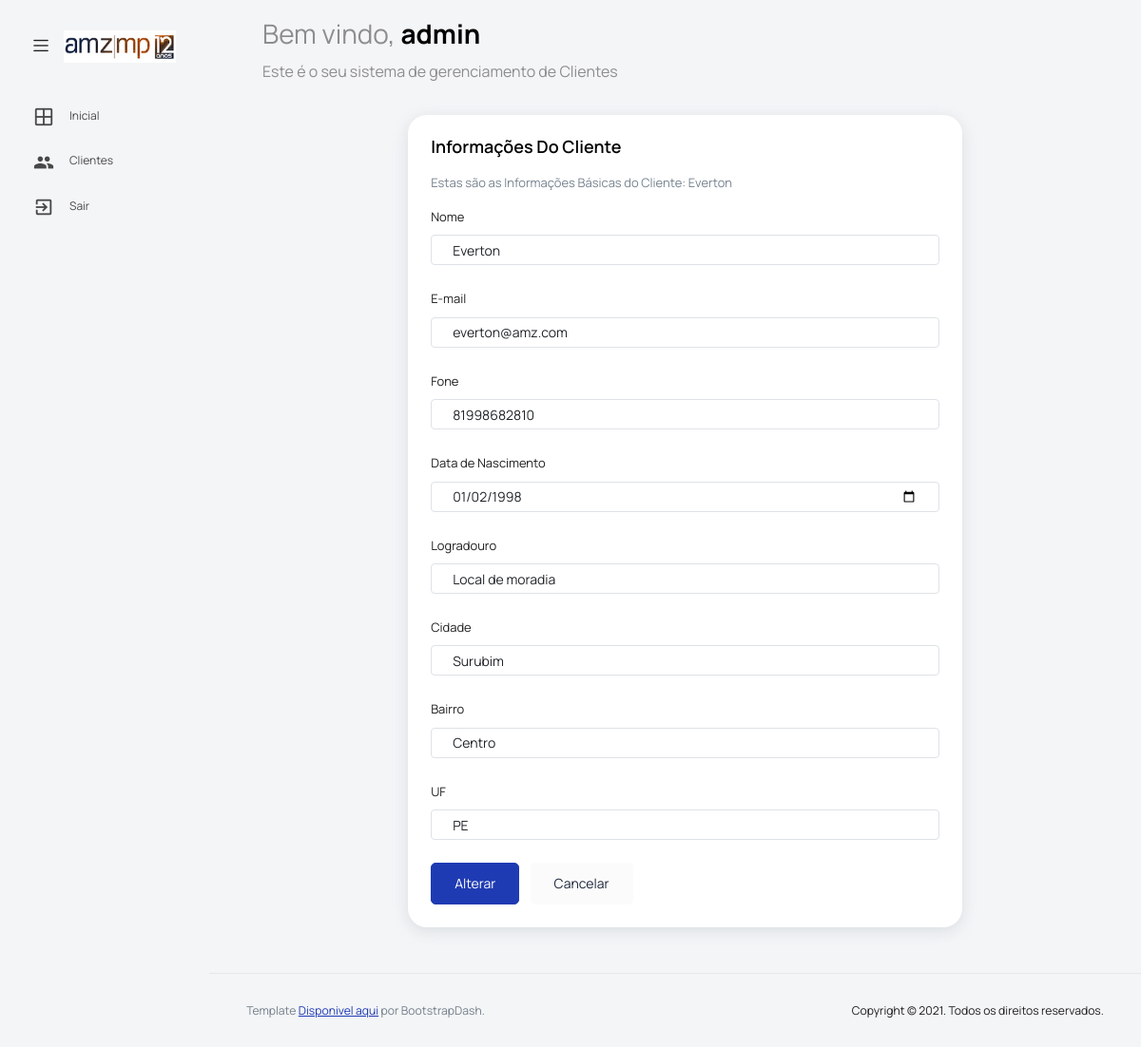
/template/alterarCliente.php?id=1 (signed in), run on the app's committed database.
### tables this page shows
CREATE TABLE `client` (
  `id` int(11) NOT NULL,
  `nome` varchar(150) NOT NULL,
  `email` varchar(150) NOT NULL,
  `fone` varchar(20) NOT NULL,
  `dataNasc` date NOT NULL,
  `logradouro` varchar(200) NOT NULL,
  `cidade` varchar(50) NOT NULL,
  `bairro` varchar(20) NOT NULL,
  `uf` varchar(20) NOT NULL
);

### template/class/Funcoes.class.php (called while the page is built, shortened)
<?php
abstract class Lista
{
	static function Cliente($id){
		try {
			$pdo = BancoDados::conectar();
			$cliente = $pdo->prepare('SELECT * FROM client WHERE id = :id');
            $cliente->bindValue(':id',$id);
			$cliente->execute();
			$cliente = $cliente->fetch(PDO::FETCH_OBJ);
			return $cliente;
		} catch (PDOException $e) {
			echo "Error: ".$e->getMessage();
		}
	}
}
?>

### template/alterarCliente.php (the view, shortened to what this page needs)
<?php
  require_once 'class/Funcoes.class.php';
  $cliente = Lista::Cliente($_GET['id']);
?>
<!DOCTYPE html>
<html lang="en">
  <head>
    <link rel="stylesheet" href="vendors/feather/feather.css" />
    <link rel="stylesheet" href="vendors/mdi/css/materialdesignicons.min.css" />
    <link rel="stylesheet" href="vendors/ti-icons/css/themify-icons.css" />
    <link rel="stylesheet" href="vendors/typicons/typicons.css" />
    <link
      rel="stylesheet"
      href="vendors/simple-line-icons/css/simple-line-icons.css"
    />
    <link rel="stylesheet" href="vendors/css/vendor.bundle.base.css" />
    <link
      rel="stylesheet"
      href="vendors/datatables.net-bs4/dataTables.bootstrap4.css"
    />
    <link rel="stylesheet" href="js/select.dataTables.min.css" />
    <link rel="stylesheet" href="css/vertical-layout-light/style.css" />
  </head>
  <body>
    <div class="container-scroller">
      <nav
        class="navbar default-layout col-lg-12 col-12 p-0 fixed-top d-flex align-items-top flex-row"
      >
        <div
          class="text-center navbar-brand-wrapper d-flex align-items-center justify-content-start"
        >
          <div class="me-3">
            <button
              class="navbar-toggler navbar-toggler align-self-center"
              type="button"
              data-bs-toggle="minimize"
            >
              <span class="icon-menu"></span>
            </button>
          </div>
          <div>
            <a class="navbar-brand brand-logo" href="index.php">
              <img src="images/logo.jpg" alt="logo" />
            </a>
          </div>
        </div>
        <div class="navbar-menu-wrapper d-flex align-items-top">
          <ul class="navbar-nav">
            <li class="nav-item font-weight-semibold d-none d-lg-block ms-0">
              <h1 class="welcome-text">
                Bem vindo, <span class="text-black fw-bold"><?php echo $_SESSION['Name']; ?></span>
              </h1>
              <h3 class="welcome-sub-text">
                Este é o seu sistema de gerenciamento de Clientes
              </h3>
            </li>
          </ul>
        </div>
      </nav>
      <div class="container-fluid page-body-wrapper">
        <nav class="sidebar sidebar-offcanvas" id="sidebar">
          <ul class="nav">
            <li class="nav-item">
              <a class="nav-link" href="index.php">
                <i class="mdi mdi-grid-large menu-icon"></i>
                <span class="menu-title">Inicial</span>
              </a>
            </li>
            <li class="nav-item">
              <a class="nav-link" href="clientes.php">
                <i class="menu-icon mdi mdi-account-multiple"></i>
                <span class="menu-title">Clientes</span>
              </a>
            </li>
            <li class="nav-item">
            <a class="nav-link" href="../doLogout.php">
              <i class="menu-icon mdi mdi-exit-to-app"></i>
              <span class="menu-title">Sair</span>
            </a>
          </li>
          </ul>
        </nav>
        <div class="main-panel">
          <div class="content-wrapper">
            <div class="row">
              <div class="col-2"></div>
              <div class="col-8 grid-margin stretch-card">
                <div class="card">
                  <div class="card-body">
                    <h4 class="card-title">Informações do Cliente</h4>
                    <p class="card-description">
                      Estas são as Informações Básicas do Cliente: <?php echo $cliente->nome; ?>
                    </p>
                    <form class="forms-sample" action="class/controle.php" method="POST">
                      <div class="form-group">
                        <label for="nome">Nome</label>
                        <input type="text" class="form-control" value="<?php echo $cliente->nome; ?>" name="nome" id="nome" placeholder="Nome">
                      </div>
                      <div class="form-group">
                        <label for="email">E-mail</label>
                        <input type="email" class="form-control" value="<?php echo $cliente->email; ?>" id="email" name="email" placeholder="E-mail">
                      </div>
                      <div class="form-group">
                        <label for="fone">Fone</label>
                        <input type="text" class="form-control" value="<?php echo $cliente->fone; ?>" id="fone" name="fone" placeholder="Fone">
                      </div>
                      <div class="form-group">
                        <label for="data">Data de Nascimento</label>
                        <input type="date" class="form-control" id="data" value="<?php echo $cliente->dataNasc;?>" name="data" >
                      </div>
                      <div class="form-group">
                        <label for="Logradouro">Logradouro</label>
                        <input type="text" class="form-control" value="<?php echo $cliente->logradouro;?>" name="logradouro" id="Logradouro" placeholder="Logradouro">
                      </div>
                      <div class="form-group">
                        <label for="cidade">Cidade</label>
                        <input type="text" class="form-control" value="<?php echo $cliente->cidade;?>" name="cidade" id="cidade" placeholder="Cidade">
                      </div>
                      <div class="form-group">
                        <label for="bairro">Bairro</label>
                        <input type="text" class="form-control" value="<?php echo $cliente->bairro;?>" name="bairro" id="bairro" placeholder="Bairro">
                      </div>
                      <div class="form-group">
                        <label for="UF">UF</label>
                        <input type="text" class="form-control" value="<?php echo $cliente->uf;?>" name="uf" id="UF" placeholder="UF">
                      </div>
                      <button type="submit" class="btn btn-primary me-2">Alterar</button>
                      <a href="clientes.php" class="btn btn-light">Cancelar</a>
                    </form>
                  </div>
                </div>
              </div>
              <div class="col-2"></div>
            </div>
          </div>
          <footer class="footer">
            <div
              class="d-sm-flex justify-content-center justify-content-sm-between"
            >
              <span
                class="text-muted text-center text-sm-left d-block d-sm-inline-block"
                >Template
                <a
                  href="https://github.com/BootstrapDash/star-admin2-free-admin-template"
                  target="_blank"
                  >Disponivel aqui</a
                >
                por BootstrapDash.</span
              >
              <span
                class="float-none float-sm-right d-block mt-1 mt-sm-0 text-center"
                >Copyright © 2021. Todos os direitos reservados.</span
              >
            </div>
          </footer>
        </div>
      </div>
    </div>
  </body>
</html>

### data on the page
client: nome "Everton", email "everton@amz.com", fone "81998682810", data "01/02/1998", logradouro "Local de moradia", cidade "Surubim", bairro "Centro", uf "PE"

### other printed values
$_SESSION['Name'] "admin"
